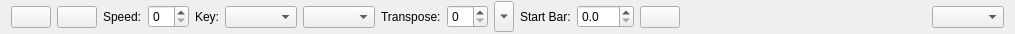
<?xml version="1.0" encoding="UTF-8"?>
<ui version="4.0">
 <class>GuiTopBar</class>
 <widget class="QWidget" name="GuiTopBar">
  <property name="geometry">
   <rect>
    <x>0</x>
    <y>0</y>
    <width>1015</width>
    <height>34</height>
   </rect>
  </property>
  <property name="sizePolicy">
   <sizepolicy hsizetype="Minimum" vsizetype="Fixed">
    <horstretch>0</horstretch>
    <verstretch>0</verstretch>
   </sizepolicy>
  </property>
  <property name="minimumSize">
   <size>
    <width>0</width>
    <height>34</height>
   </size>
  </property>
  <property name="maximumSize">
   <size>
    <width>524287</width>
    <height>524287</height>
   </size>
  </property>
  <property name="windowTitle">
   <string>Form</string>
  </property>
  <layout class="QHBoxLayout">
   <property name="sizeConstraint">
    <enum>QLayout::SetMaximumSize</enum>
   </property>
   <property name="topMargin">
    <number>0</number>
   </property>
   <property name="bottomMargin">
    <number>0</number>
   </property>
   <item>
    <layout class="QHBoxLayout">
     <property name="spacing">
      <number>6</number>
     </property>
     <property name="sizeConstraint">
      <enum>QLayout::SetFixedSize</enum>
     </property>
     <item>
      <widget class="QPushButton" name="playFromStartButton">
       <property name="toolTip">
        <string>Start playing music from the start</string>
       </property>
       <property name="text">
        <string/>
       </property>
       <property name="icon">
        <iconset resource="application.qrc">
         <normaloff>:/images/play-from-start.png</normaloff>:/images/play-from-start.png</iconset>
       </property>
       <property name="iconSize">
        <size>
         <width>24</width>
         <height>24</height>
        </size>
       </property>
       <property name="checkable">
        <bool>false</bool>
       </property>
      </widget>
     </item>
     <item>
      <widget class="QPushButton" name="playButton">
       <property name="toolTip">
        <string>Start and stop playing music</string>
       </property>
       <property name="text">
        <string/>
       </property>
       <property name="icon">
        <iconset resource="application.qrc">
         <normaloff>:/images/play.png</normaloff>:/images/play.png</iconset>
       </property>
       <property name="iconSize">
        <size>
         <width>24</width>
         <height>24</height>
        </size>
       </property>
       <property name="checkable">
        <bool>false</bool>
       </property>
      </widget>
     </item>
     <item>
      <widget class="QLabel" name="label_2">
       <property name="text">
        <string>Speed:</string>
       </property>
      </widget>
     </item>
     <item>
      <widget class="QSpinBox" name="speedSpin"/>
     </item>
     <item>
      <widget class="QLabel" name="label_5">
       <property name="text">
        <string>Key:</string>
       </property>
      </widget>
     </item>
     <item>
      <widget class="QComboBox" name="keyCombo"/>
     </item>
     <item>
      <widget class="QComboBox" name="majorCombo"/>
     </item>
     <item>
      <widget class="QLabel" name="label">
       <property name="text">
        <string>Transpose:</string>
       </property>
      </widget>
     </item>
     <item>
      <widget class="QSpinBox" name="transposeSpin"/>
     </item>
     <item>
      <widget class="QToolButton" name="loopingBarsPopupButton">
       <property name="text">
        <string/>
       </property>
       <property name="iconSize">
        <size>
         <width>12</width>
         <height>24</height>
        </size>
       </property>
       <property name="checkable">
        <bool>true</bool>
       </property>
       <property name="arrowType">
        <enum>Qt::DownArrow</enum>
       </property>
      </widget>
     </item>
     <item>
      <widget class="QLabel" name="label_3">
       <property name="text">
        <string>Start Bar:</string>
       </property>
      </widget>
     </item>
     <item>
      <widget class="QDoubleSpinBox" name="startBarSpin">
       <property name="decimals">
        <number>1</number>
       </property>
       <property name="maximum">
        <double>999.899999999999977</double>
       </property>
      </widget>
     </item>
     <item>
      <widget class="QPushButton" name="saveBarButton">
       <property name="toolTip">
        <string>Save this Bar Number</string>
       </property>
       <property name="text">
        <string/>
       </property>
       <property name="icon">
        <iconset resource="application.qrc">
         <normaloff>:/images/flag.png</normaloff>:/images/flag.png</iconset>
       </property>
       <property name="iconSize">
        <size>
         <width>24</width>
         <height>24</height>
        </size>
       </property>
      </widget>
     </item>
     <item>
      <spacer>
       <property name="orientation">
        <enum>Qt::Horizontal</enum>
       </property>
       <property name="sizeHint" stdset="0">
        <size>
         <width>0</width>
         <height>30</height>
        </size>
       </property>
      </spacer>
     </item>
     <item>
      <widget class="QComboBox" name="themeCobox"/>
     </item>
    </layout>
   </item>
  </layout>
 </widget>
 <resources>
  <include location="application.qrc"/>
 </resources>
 <connections/>
</ui>
